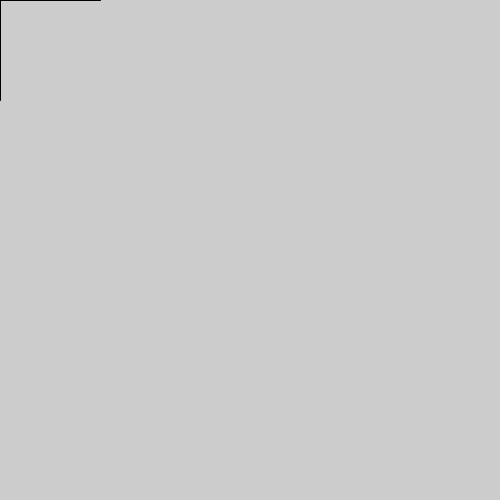
Frame 1 (no input)
Frame 60 (the mouse pressed at the canvas centre just before this capture): identical to frame 1, image omitted
Frame 120 (the mouse held since frame 60 and released just before this capture): blank canvas, image omitted

The Processing sketch that drew this single still picture (run headless with seeded random() and noise(); from frame 60 on, the mouse is pressed at the canvas centre):

// Processing sketch: ex26_3
// ── ex26_3.pde
//name: Sohyun Kim (z3372943)
//excercise: 26.3

//26.1 Animate a shape to react when the mouse is pressed and when
//it is released
//26.3 Write a program to update the display window only when a key is pressed

int frame = 0;

void setup() {
  size(500,500);
  smooth();
  stroke(0);
}


void draw() {
  if (frame > 300) {
    noLoop();
    background(255);
  } else {
    background(204);
    line(mouseX, 0, mouseX, 100);
    line(0, mouseY, 100, mouseY);
    frame++;
  }
}

void mousePressed() {
  loop();
  frame = 0;
}
